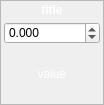
<?xml version="1.0" encoding="UTF-8"?>
<ui version="4.0">
 <class>Form</class>
 <widget class="QWidget" name="Form">
  <property name="geometry">
   <rect>
    <x>0</x>
    <y>0</y>
    <width>104</width>
    <height>105</height>
   </rect>
  </property>
  <property name="sizePolicy">
   <sizepolicy hsizetype="Maximum" vsizetype="Maximum">
    <horstretch>0</horstretch>
    <verstretch>0</verstretch>
   </sizepolicy>
  </property>
  <property name="minimumSize">
   <size>
    <width>100</width>
    <height>105</height>
   </size>
  </property>
  <property name="maximumSize">
   <size>
    <width>104</width>
    <height>105</height>
   </size>
  </property>
  <property name="font">
   <font>
    <pointsize>10</pointsize>
    <weight>75</weight>
    <bold>true</bold>
   </font>
  </property>
  <property name="windowTitle">
   <string>Form</string>
  </property>
  <property name="styleSheet">
   <string notr="true">QFrame.PeripheralCollection{
border-top-left-radius: 10px;
border-top-right-radius: 10px;
border-bottom-right-radius: 10px;
border-bottom-left-radius: 10px;
border: 1px solid black;
background: qlineargradient(x1: 0, y1: 0, x2: 0, y2: 1,
stop: 0 rgb(97, 146, 121), stop: 0.5 rgb(65, 89, 111));

}
 QLabel {
color: white;
background:transparent;
}

</string>
  </property>
  <layout class="QVBoxLayout" name="verticalLayout">
   <property name="spacing">
    <number>0</number>
   </property>
   <property name="margin">
    <number>0</number>
   </property>
   <item>
    <widget class="QFrame" name="widgetFrameOuter">
     <property name="sizePolicy">
      <sizepolicy hsizetype="Preferred" vsizetype="Preferred">
       <horstretch>0</horstretch>
       <verstretch>0</verstretch>
      </sizepolicy>
     </property>
     <property name="minimumSize">
      <size>
       <width>80</width>
       <height>0</height>
      </size>
     </property>
     <property name="styleSheet">
      <string notr="true"/>
     </property>
     <property name="frameShape">
      <enum>QFrame::StyledPanel</enum>
     </property>
     <property name="frameShadow">
      <enum>QFrame::Raised</enum>
     </property>
     <property name="class" stdset="0">
      <string>ControlWidget</string>
     </property>
     <layout class="QVBoxLayout" name="verticalLayout_3">
      <property name="spacing">
       <number>2</number>
      </property>
      <property name="leftMargin">
       <number>3</number>
      </property>
      <property name="topMargin">
       <number>2</number>
      </property>
      <property name="rightMargin">
       <number>3</number>
      </property>
      <property name="bottomMargin">
       <number>3</number>
      </property>
      <item>
       <widget class="QLabel" name="title">
        <property name="sizePolicy">
         <sizepolicy hsizetype="Preferred" vsizetype="Maximum">
          <horstretch>0</horstretch>
          <verstretch>0</verstretch>
         </sizepolicy>
        </property>
        <property name="font">
         <font>
          <pointsize>9</pointsize>
          <weight>75</weight>
          <bold>true</bold>
         </font>
        </property>
        <property name="text">
         <string>title</string>
        </property>
        <property name="alignment">
         <set>Qt::AlignCenter</set>
        </property>
       </widget>
      </item>
      <item>
       <widget class="QFrame" name="ImageFrame">
        <property name="sizePolicy">
         <sizepolicy hsizetype="Expanding" vsizetype="Expanding">
          <horstretch>0</horstretch>
          <verstretch>0</verstretch>
         </sizepolicy>
        </property>
        <property name="minimumSize">
         <size>
          <width>90</width>
          <height>70</height>
         </size>
        </property>
        <property name="styleSheet">
         <string notr="true"/>
        </property>
        <layout class="QGridLayout" name="gridLayout_3">
         <property name="leftMargin">
          <number>0</number>
         </property>
         <property name="topMargin">
          <number>3</number>
         </property>
         <property name="rightMargin">
          <number>0</number>
         </property>
         <property name="bottomMargin">
          <number>0</number>
         </property>
         <property name="horizontalSpacing">
          <number>0</number>
         </property>
         <property name="verticalSpacing">
          <number>2</number>
         </property>
         <item row="1" column="0">
          <widget class="QLabel" name="value">
           <property name="font">
            <font>
             <pointsize>9</pointsize>
             <weight>50</weight>
             <bold>false</bold>
            </font>
           </property>
           <property name="text">
            <string>value</string>
           </property>
           <property name="alignment">
            <set>Qt::AlignCenter</set>
           </property>
          </widget>
         </item>
         <item row="0" column="0">
          <widget class="QDoubleSpinBox" name="doubleSpinBox">
           <property name="decimals">
            <number>3</number>
           </property>
           <property name="minimum">
            <double>-16777215.000000000000000</double>
           </property>
           <property name="maximum">
            <double>16777215.000000000000000</double>
           </property>
          </widget>
         </item>
        </layout>
       </widget>
      </item>
     </layout>
    </widget>
   </item>
  </layout>
 </widget>
 <resources/>
 <connections>
  <connection>
   <sender>doubleSpinBox</sender>
   <signal>valueChanged(double)</signal>
   <receiver>Form</receiver>
   <slot>setValue(double)</slot>
   <hints>
    <hint type="sourcelabel">
     <x>65</x>
     <y>33</y>
    </hint>
    <hint type="destinationlabel">
     <x>28</x>
     <y>-35</y>
    </hint>
   </hints>
  </connection>
 </connections>
 <slots>
  <slot>setValue(double)</slot>
 </slots>
</ui>
